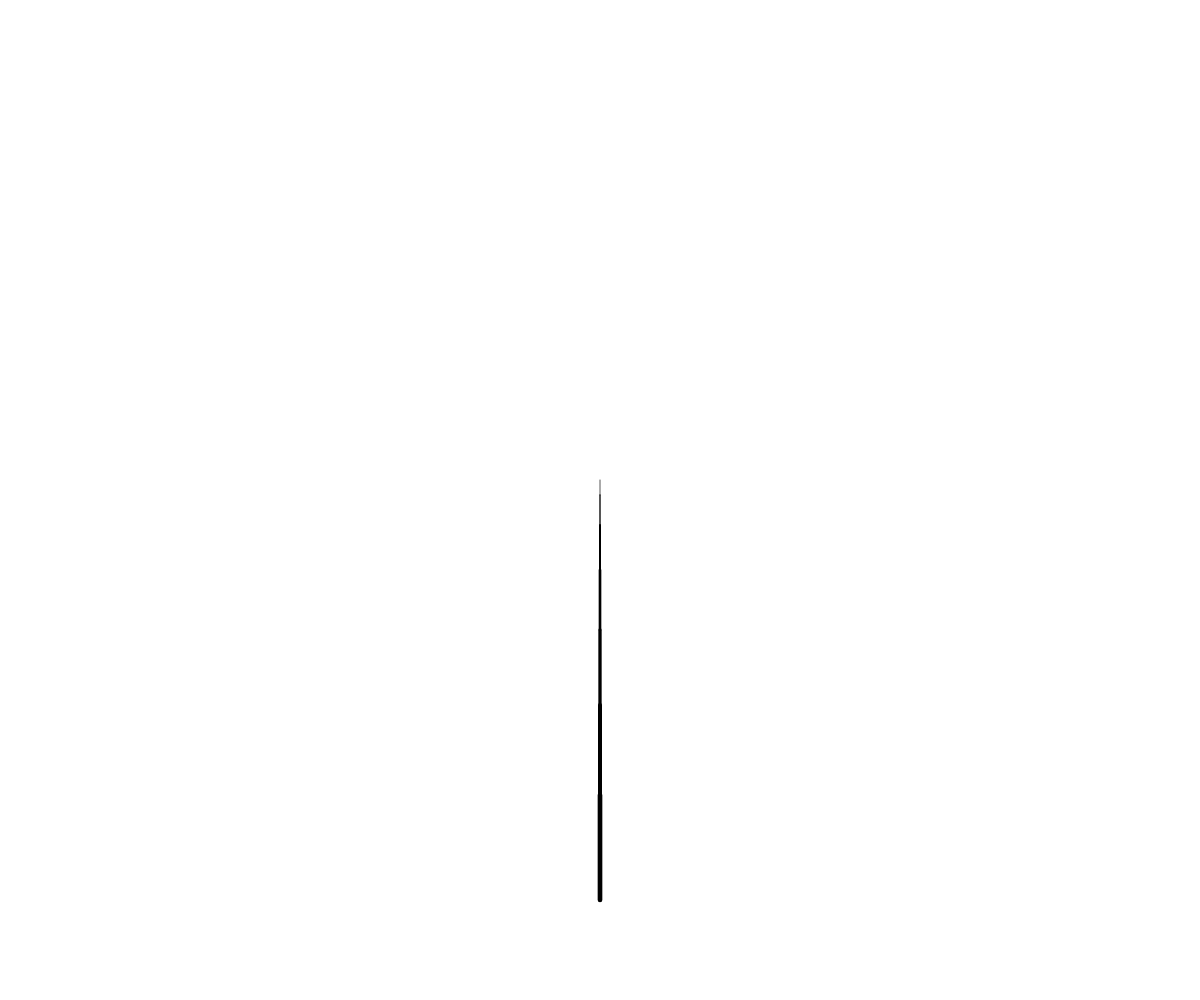
Frame 1 (no input)
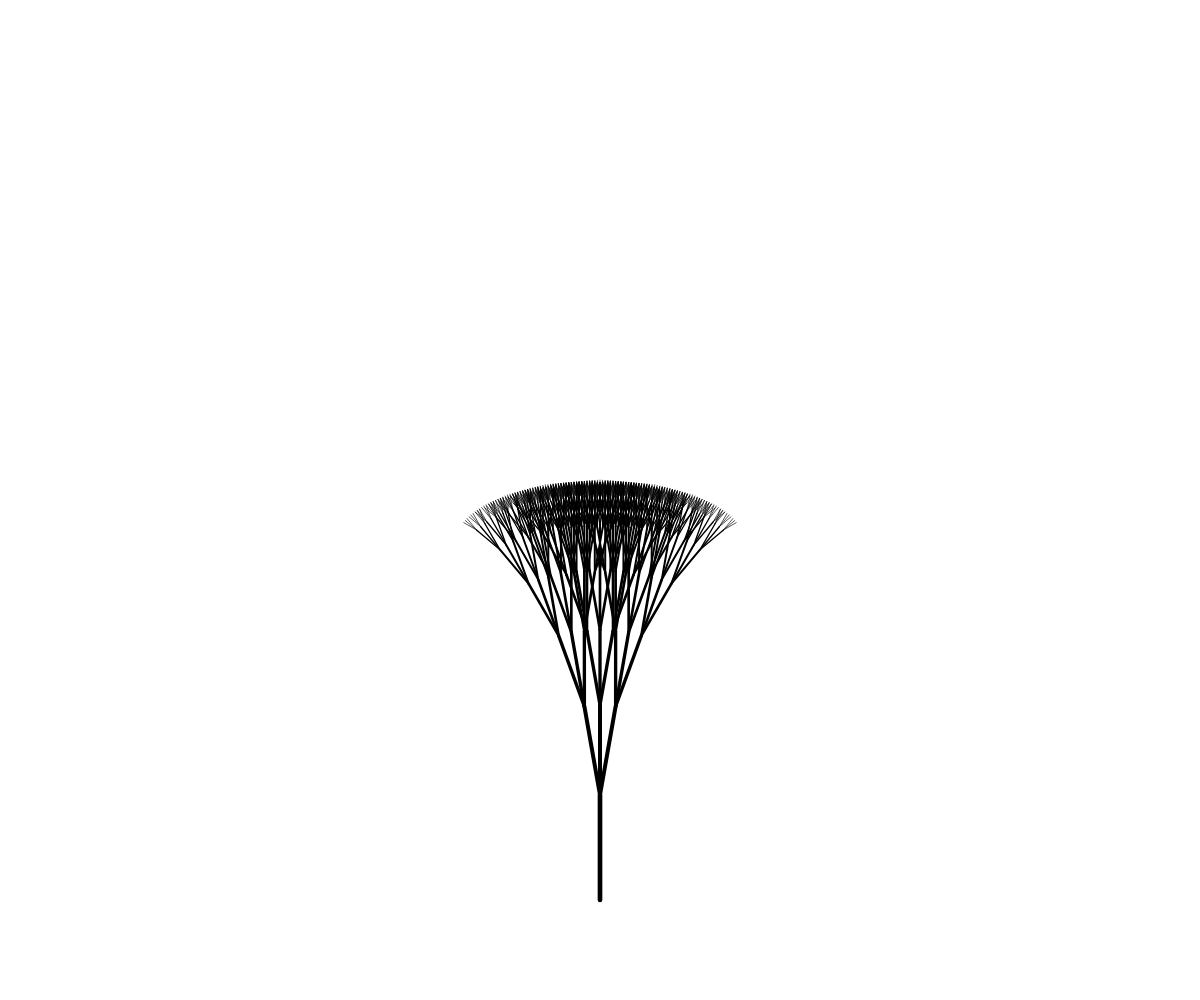
Frame 60 (no input)
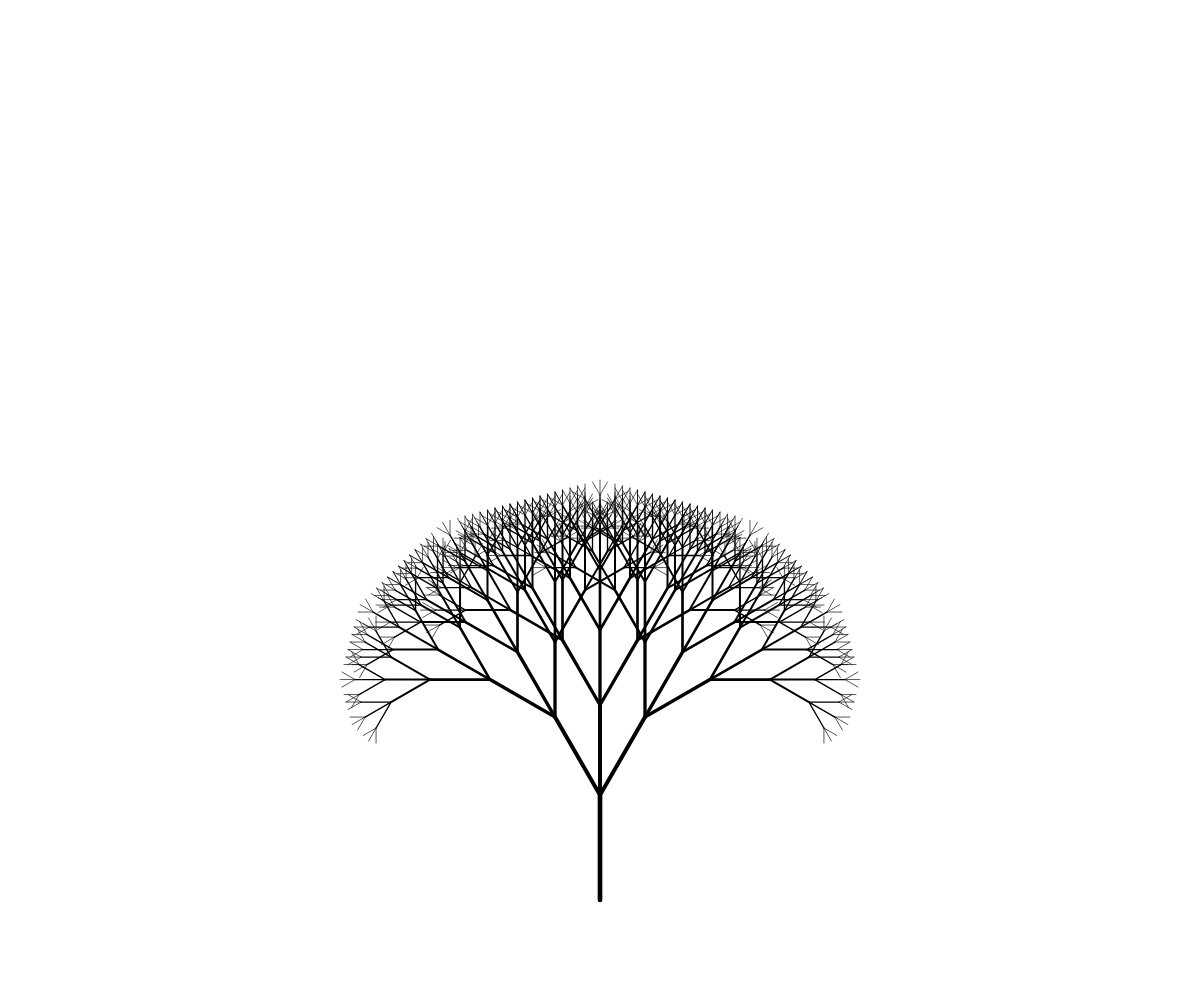
Frame 120 (the mouse pressed at the canvas centre since frame 60)

The p5.js sketch that drew these frames (run headless with seeded random() and noise() and a simulated clock; from frame 60 on, the mouse is pressed at the canvas centre):

// p5.js sketch
// ── sketch.js
// Balloon Tree
// Talha Ali Murad
// 21-01-2024

// global variables
let scale = 15;
let ang;
let dep = 0;
let levels = 7;
let seed;

function setup() {
  createCanvas(windowWidth, windowHeight);
  seed = random(1, 1000);
}

function draw() {
  background(255);
  drawTree(width/2, height*0.9, 90, levels);
  // changing the angle based on mouse position
  ang = map(mouseX, 0, width, 10, 50);
  randomSeed(seed);
}

function drawLine( x1,  y1,  x2,  y2,  depth) {
  // drawing a line segment connecting (x1,y1) to (x2,y2)
  strokeWeight(depth/1.5);
  line(x1, y1, x2, y2);
}

function drawBalloon(x, y, depth){
    strokeWeight(0.5);
    fill(random(0,255),random(0,255),random(0,255));
    // the diameter is random but based on the depth
    circle(x, y, random(15 - depth * 2, 40 - depth * 2));
  }

function keyPressed() {
  // increment or decrement value of dep using z or x
  if(key==="z") dep -= (dep===0)?0:1;
  else if(key==="x") dep += (dep===levels)?0:1;
}

function drawTree(x1, y1, angle, depth) {
  if (depth > 0) {
    // calculating endpoints of current branch using trig ratios
    // getting shorter based on depth
    let x2 = x1 + (cos(radians(angle))*depth*scale);
    let y2 = y1 - (sin(radians(angle))*depth*scale);

    drawLine(x1, y1, x2, y2, depth);

    // drawing the balloons based on the depth
    if(depth <= dep) drawBalloon(x2 , y2, depth);

    // 3 branch tree:
    drawTree(x2, y2, angle - ang, depth-1);
    drawTree(x2, y2, angle + ang, depth-1);
    drawTree(x2, y2, angle, depth-1);
  }
}
